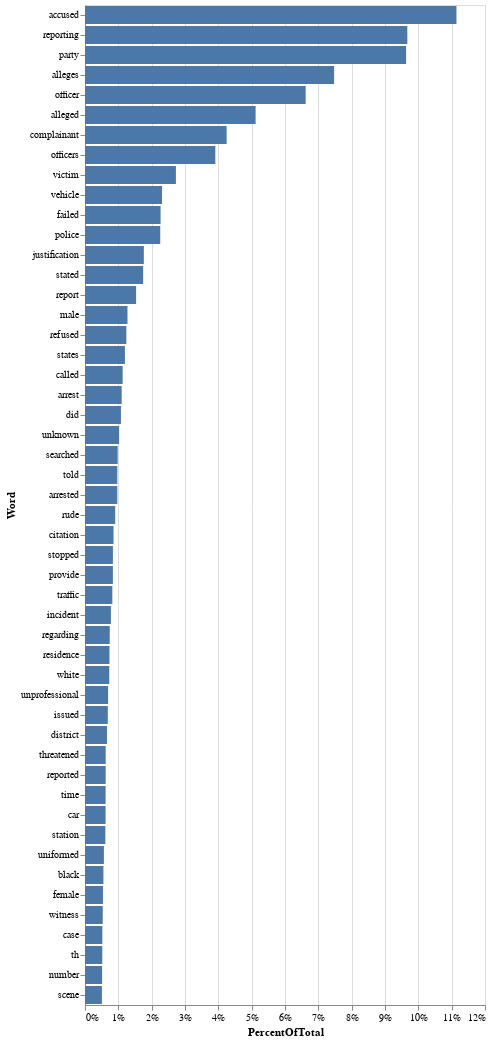

The notebook cell this image was saved under:
### Code cell
# Check word distribution w/o common stopwords
additional_stopwords = ["it"]
preprocessed_df = PreProcess(df, additional_stopwords)
preprocessed_df.plot_word_distributions(50)

### Figure 1 — Vega-Lite specification as saved in the notebook (floating-point values rounded to 4 significant figures)
{"config": {"view": {"continuousWidth": 400, "continuousHeight": 300}}, "data": {"name": "data-41a2af9085492fd91a8547a0a527e2a2"}, "mark": "bar", "encoding": {"x": {"type": "quantitative", "axis": {"format": ".0%"}, "field": "PercentOfTotal"}, "y": {"type": "nominal", "field": "Word", "sort": "-x"}}, "transform": [{"joinaggregate": [{"op": "sum", "field": "Count", "as": "TotalCount"}]}, {"calculate": "datum.Count / datum.TotalCount", "as": "PercentOfTotal"}], "$schema": "https://vega.github.io/schema/vega-lite/v4.8.1.json", "datasets": {"data-41a2af9085492fd91a8547a0a527e2a2": [{"Word": "accused", "Count": 23353}, {"Word": "reporting", "Count": 20264}, {"Word": "party", "Count": 20186}, {"Word": "alleges", "Count": 15661}, {"Word": "officer", "Count": 13874}, {"Word": "alleged", "Count": 10726}, {"Word": "complainant", "Count": 8905}, {"Word": "officers", "Count": 8192}, {"Word": "victim", "Count": 5716}, {"Word": "vehicle", "Count": 4842}, {"Word": "failed", "Count": 4751}, {"Word": "police", "Count": 4730}, {"Word": "justification", "Count": 3700}, {"Word": "stated", "Count": 3655}, {"Word": "report", "Count": 3213}, {"Word": "male", "Count": 2671}, {"Word": "refused", "Count": 2600}, {"Word": "states", "Count": 2510}, {"Word": "called", "Count": 2368}, {"Word": "arrest", "Count": 2306}, {"Word": "did", "Count": 2259}, {"Word": "unknown", "Count": 2145}, {"Word": "searched", "Count": 2055}, {"Word": "told", "Count": 2031}, {"Word": "arrested", "Count": 2031}, {"Word": "rude", "Count": 1898}, {"Word": "citation", "Count": 1793}, {"Word": "stopped", "Count": 1755}, {"Word": "provide", "Count": 1754}, {"Word": "traffic", "Count": 1718}, {"Word": "incident", "Count": 1630}, {"Word": "regarding", "Count": 1554}, {"Word": "residence", "Count": 1539}, {"Word": "white", "Count": 1526}, {"Word": "unprofessional", "Count": 1451}, {"Word": "issued", "Count": 1435}, {"Word": "district", "Count": 1380}, {"Word": "threatened", "Count": 1302}, {"Word": "reported", "Count": 1300}, {"Word": "time", "Count": 1296}, {"Word": "car", "Count": 1292}, {"Word": "station", "Count": 1279}, {"Word": "uniformed", "Count": 1189}, {"Word": "black", "Count": 1158}, {"Word": "female", "Count": 1134}, {"Word": "witness", "Count": 1116}, {"Word": "case", "Count": 1092}, {"Word": "th", "Count": 1087}, {"Word": "number", "Count": 1074}, {"Word": "scene", "Count": 1064}]}}
